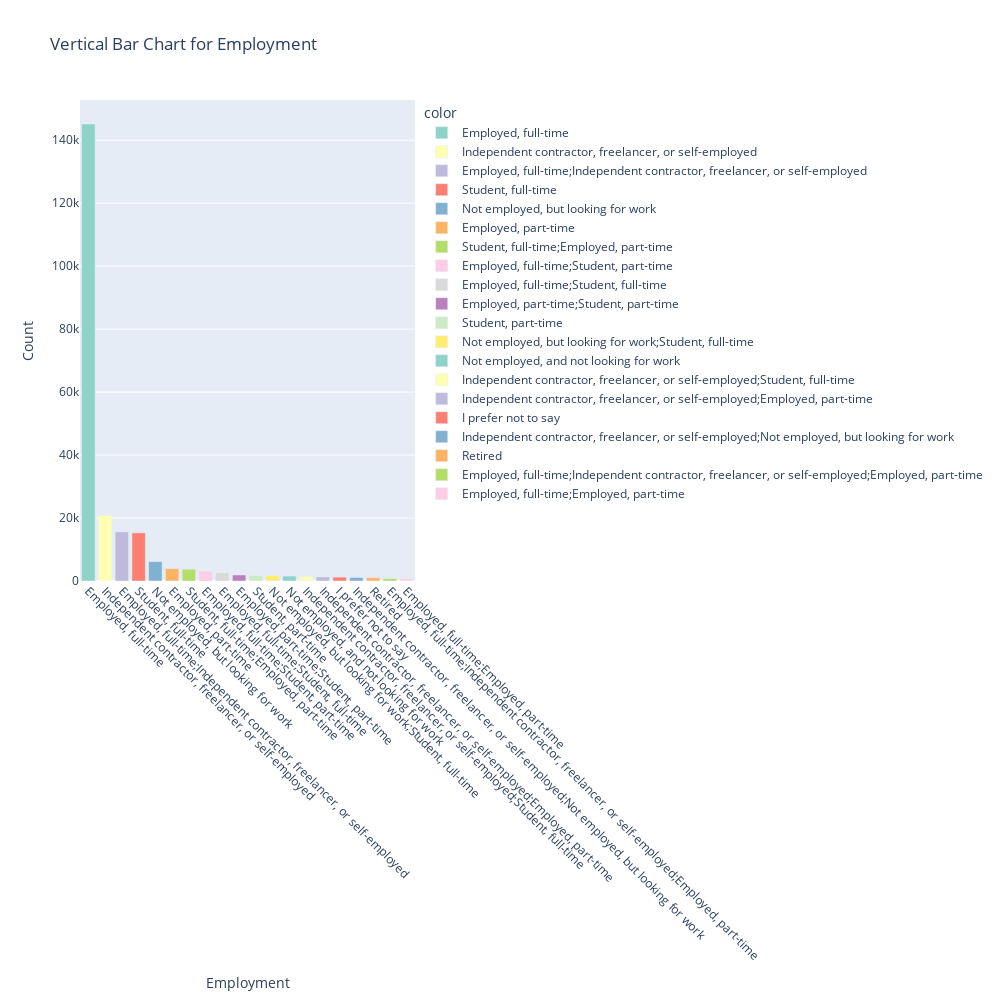

Notebook source saved alongside this figure:
### Code cell
display_vertical_bar_chart(df_encoded,"Employment")

### Figure 1 — Plotly figure (JSON) as saved in the notebook; plotly's stock layout.template omitted (floating-point values rounded to 4 significant figures)
{"data": [{"alignmentgroup": "True", "hovertemplate": "color=Employed, full-time<br>x=%{x}<br>y=%{y}<extra></extra>", "legendgroup": "Employed, full-time", "marker": {"color": "rgb(141,211,199)", "pattern": {"shape": ""}}, "name": "Employed, full-time", "offsetgroup": "Employed, full-time", "orientation": "v", "showlegend": true, "textposition": "auto", "type": "bar", "x": ["Employed, full-time"], "xaxis": "x", "y": [145130], "yaxis": "y"}, {"alignmentgroup": "True", "hovertemplate": "color=Independent contractor, freelancer, or self-employed<br>x=%{x}<br>y=%{y}<extra></extra>", "legendgroup": "Independent contractor, freelancer, or self-employed", "marker": {"color": "rgb(255,255,179)", "pattern": {"shape": ""}}, "name": "Independent contractor, freelancer, or self-employed", "offsetgroup": "Independent contractor, freelancer, or self-employed", "orientation": "v", "showlegend": true, "textposition": "auto", "type": "bar", "x": ["Independent contractor, freelancer, or self-employed"], "xaxis": "x", "y": [20814], "yaxis": "y"}, {"alignmentgroup": "True", "hovertemplate": "color=Employed, full-time;Independent contractor, freelancer, or self-employed<br>x=%{x}<br>y=%{y}<extra></extra>", "legendgroup": "Employed, full-time;Independent contractor, freelancer, or self-employed", "marker": {"color": "rgb(190,186,218)", "pattern": {"shape": ""}}, "name": "Employed, full-time;Independent contractor, freelancer, or self-employed", "offsetgroup": "Employed, full-time;Independent contractor, freelancer, or self-employed", "orientation": "v", "showlegend": true, "textposition": "auto", "type": "bar", "x": ["Employed, full-time;Independent contractor, freelancer, or self-employed"], "xaxis": "x", "y": [15596], "yaxis": "y"}, {"alignmentgroup": "True", "hovertemplate": "color=Student, full-time<br>x=%{x}<br>y=%{y}<extra></extra>", "legendgroup": "Student, full-time", "marker": {"color": "rgb(251,128,114)", "pattern": {"shape": ""}}, "name": "Student, full-time", "offsetgroup": "Student, full-time", "orientation": "v", "showlegend": true, "textposition": "auto", "type": "bar", "x": ["Student, full-time"], "xaxis": "x", "y": [15299], "yaxis": "y"}, {"alignmentgroup": "True", "hovertemplate": "color=Not employed, but looking for work<br>x=%{x}<br>y=%{y}<extra></extra>", "legendgroup": "Not employed, but looking for work", "marker": {"color": "rgb(128,177,211)", "pattern": {"shape": ""}}, "name": "Not employed, but looking for work", "offsetgroup": "Not employed, but looking for work", "orientation": "v", "showlegend": true, "textposition": "auto", "type": "bar", "x": ["Not employed, but looking for work"], "xaxis": "x", "y": [6161], "yaxis": "y"}, {"alignmentgroup": "True", "hovertemplate": "color=Employed, part-time<br>x=%{x}<br>y=%{y}<extra></extra>", "legendgroup": "Employed, part-time", "marker": {"color": "rgb(253,180,98)", "pattern": {"shape": ""}}, "name": "Employed, part-time", "offsetgroup": "Employed, part-time", "orientation": "v", "showlegend": true, "textposition": "auto", "type": "bar", "x": ["Employed, part-time"], "xaxis": "x", "y": [3931], "yaxis": "y"}, {"alignmentgroup": "True", "hovertemplate": "color=Student, full-time;Employed, part-time<br>x=%{x}<br>y=%{y}<extra></extra>", "legendgroup": "Student, full-time;Employed, part-time", "marker": {"color": "rgb(179,222,105)", "pattern": {"shape": ""}}, "name": "Student, full-time;Employed, part-time", "offsetgroup": "Student, full-time;Employed, part-time", "orientation": "v", "showlegend": true, "textposition": "auto", "type": "bar", "x": ["Student, full-time;Employed, part-time"], "xaxis": "x", "y": [3745], "yaxis": "y"}, {"alignmentgroup": "True", "hovertemplate": "color=Employed, full-time;Student, part-time<br>x=%{x}<br>y=%{y}<extra></extra>", "legendgroup": "Employed, full-time;Student, part-time", "marker": {"color": "rgb(252,205,229)", "pattern": {"shape": ""}}, "name": "Employed, full-time;Student, part-time", "offsetgroup": "Employed, full-time;Student, part-time", "orientation": "v", "showlegend": true, "textposition": "auto", "type": "bar", "x": ["Employed, full-time;Student, part-time"], "xaxis": "x", "y": [3150], "yaxis": "y"}, {"alignmentgroup": "True", "hovertemplate": "color=Employed, full-time;Student, full-time<br>x=%{x}<br>y=%{y}<extra></extra>", "legendgroup": "Employed, full-time;Student, full-time", "marker": {"color": "rgb(217,217,217)", "pattern": {"shape": ""}}, "name": "Employed, full-time;Student, full-time", "offsetgroup": "Employed, full-time;Student, full-time", "orientation": "v", "showlegend": true, "textposition": "auto", "type": "bar", "x": ["Employed, full-time;Student, full-time"], "xaxis": "x", "y": [2621], "yaxis": "y"}, {"alignmentgroup": "True", "hovertemplate": "color=Employed, part-time;Student, part-time<br>x=%{x}<br>y=%{y}<extra></extra>", "legendgroup": "Employed, part-time;Student, part-time", "marker": {"color": "rgb(188,128,189)", "pattern": {"shape": ""}}, "name": "Employed, part-time;Student, part-time", "offsetgroup": "Employed, part-time;Student, part-time", "orientation": "v", "showlegend": true, "textposition": "auto", "type": "bar", "x": ["Employed, part-time;Student, part-time"], "xaxis": "x", "y": [1915], "yaxis": "y"}, {"alignmentgroup": "True", "hovertemplate": "color=Student, part-time<br>x=%{x}<br>y=%{y}<extra></extra>", "legendgroup": "Student, part-time", "marker": {"color": "rgb(204,235,197)", "pattern": {"shape": ""}}, "name": "Student, part-time", "offsetgroup": "Student, part-time", "orientation": "v", "showlegend": true, "textposition": "auto", "type": "bar", "x": ["Student, part-time"], "xaxis": "x", "y": [1743], "yaxis": "y"}, {"alignmentgroup": "True", "hovertemplate": "color=Not employed, but looking for work;Student, full-time<br>x=%{x}<br>y=%{y}<extra></extra>", "legendgroup": "Not employed, but looking for work;Student, full-time", "marker": {"color": "rgb(255,237,111)", "pattern": {"shape": ""}}, "name": "Not employed, but looking for work;Student, full-time", "offsetgroup": "Not employed, but looking for work;Student, full-time", "orientation": "v", "showlegend": true, "textposition": "auto", "type": "bar", "x": ["Not employed, but looking for work;Student, full-time"], "xaxis": "x", "y": [1705], "yaxis": "y"}, {"alignmentgroup": "True", "hovertemplate": "color=Not employed, and not looking for work<br>x=%{x}<br>y=%{y}<extra></extra>", "legendgroup": "Not employed, and not looking for work", "marker": {"color": "rgb(141,211,199)", "pattern": {"shape": ""}}, "name": "Not employed, and not looking for work", "offsetgroup": "Not employed, and not looking for work", "orientation": "v", "showlegend": true, "textposition": "auto", "type": "bar", "x": ["Not employed, and not looking for work"], "xaxis": "x", "y": [1556], "yaxis": "y"}, {"alignmentgroup": "True", "hovertemplate": "color=Independent contractor, freelancer, or self-employed;Student, full-time<br>x=%{x}<br>y=%{y}<extra></extra>", "legendgroup": "Independent contractor, freelancer, or self-employed;Student, full-time", "marker": {"color": "rgb(255,255,179)", "pattern": {"shape": ""}}, "name": "Independent contractor, freelancer, or self-employed;Student, full-time", "offsetgroup": "Independent contractor, freelancer, or self-employed;Student, full-time", "orientation": "v", "showlegend": true, "textposition": "auto", "type": "bar", "x": ["Independent contractor, freelancer, or self-employed;Student, full-time"], "xaxis": "x", "y": [1373], "yaxis": "y"}, {"alignmentgroup": "True", "hovertemplate": "color=Independent contractor, freelancer, or self-employed;Employed, part-time<br>x=%{x}<br>y=%{y}<extra></extra>", "legendgroup": "Independent contractor, freelancer, or self-employed;Employed, part-time", "marker": {"color": "rgb(190,186,218)", "pattern": {"shape": ""}}, "name": "Independent contractor, freelancer, or self-employed;Employed, part-time", "offsetgroup": "Independent contractor, freelancer, or self-employed;Employed, part-time", "orientation": "v", "showlegend": true, "textposition": "auto", "type": "bar", "x": ["Independent contractor, freelancer, or self-employed;Employed, part-time"], "xaxis": "x", "y": [1279], "yaxis": "y"}, {"alignmentgroup": "True", "hovertemplate": "color=I prefer not to say<br>x=%{x}<br>y=%{y}<extra></extra>", "legendgroup": "I prefer not to say", "marker": {"color": "rgb(251,128,114)", "pattern": {"shape": ""}}, "name": "I prefer not to say", "offsetgroup": "I prefer not to say", "orientation": "v", "showlegend": true, "textposition": "auto", "type": "bar", "x": ["I prefer not to say"], "xaxis": "x", "y": [1240], "yaxis": "y"}, {"alignmentgroup": "True", "hovertemplate": "color=Independent contractor, freelancer, or self-employed;Not employed, but looking for work<br>x=%{x}<br>y=%{y}<extra></extra>", "legendgroup": "Independent contractor, freelancer, or self-employed;Not employed, but looking for work", "marker": {"color": "rgb(128,177,211)", "pattern": {"shape": ""}}, "name": "Independent contractor, freelancer, or self-employed;Not employed, but looking for work", "offsetgroup": "Independent contractor, freelancer, or self-employed;Not employed, but looking for work", "orientation": "v", "showlegend": true, "textposition": "auto", "type": "bar", "x": ["Independent contractor, freelancer, or self-employed;Not employed, but looking for work"], "xaxis": "x", "y": [1118], "yaxis": "y"}, {"alignmentgroup": "True", "hovertemplate": "color=Retired<br>x=%{x}<br>y=%{y}<extra></extra>", "legendgroup": "Retired", "marker": {"color": "rgb(253,180,98)", "pattern": {"shape": ""}}, "name": "Retired", "offsetgroup": "Retired", "orientation": "v", "showlegend": true, "textposition": "auto", "type": "bar", "x": ["Retired"], "xaxis": "x", "y": [1057], "yaxis": "y"}, {"alignmentgroup": "True", "hovertemplate": "color=Employed, full-time;Independent contractor, freelancer, or self-employed;Employed, part-time<br>x=%{x}<br>y=%{y}<extra></extra>", "legendgroup": "Employed, full-time;Independent contractor, freelancer, or self-employed;Employed, part-time", "marker": {"color": "rgb(179,222,105)", "pattern": {"shape": ""}}, "name": "Employed, full-time;Independent contractor, freelancer, or self-employed;Employed, part-time", "offsetgroup": "Employed, full-time;Independent contractor, freelancer, or self-employed;Employed, part-time", "orientation": "v", "showlegend": true, "textposition": "auto", "type": "bar", "x": ["Employed, full-time;Independent contractor, freelancer, or self-employed;Employed, part-time"], "xaxis": "x", "y": [745], "yaxis": "y"}, {"alignmentgroup": "True", "hovertemplate": "color=Employed, full-time;Employed, part-time<br>x=%{x}<br>y=%{y}<extra></extra>", "legendgroup": "Employed, full-time;Employed, part-time", "marker": {"color": "rgb(252,205,229)", "pattern": {"shape": ""}}, "name": "Employed, full-time;Employed, part-time", "offsetgroup": "Employed, full-time;Employed, part-time", "orientation": "v", "showlegend": true, "textposition": "auto", "type": "bar", "x": ["Employed, full-time;Employed, part-time"], "xaxis": "x", "y": [720], "yaxis": "y"}], "layout": {"barmode": "relative", "height": 1000, "legend": {"title": {"text": "color"}, "tracegroupgap": 0}, "title": {"text": "Vertical Bar Chart for Employment"}, "width": 1000, "xaxis": {"anchor": "y", "domain": [0, 1], "tickangle": 45, "tickmode": "array", "title": {"text": "Employment"}}, "yaxis": {"anchor": "x", "domain": [0, 1], "title": {"text": "Count"}}}}
